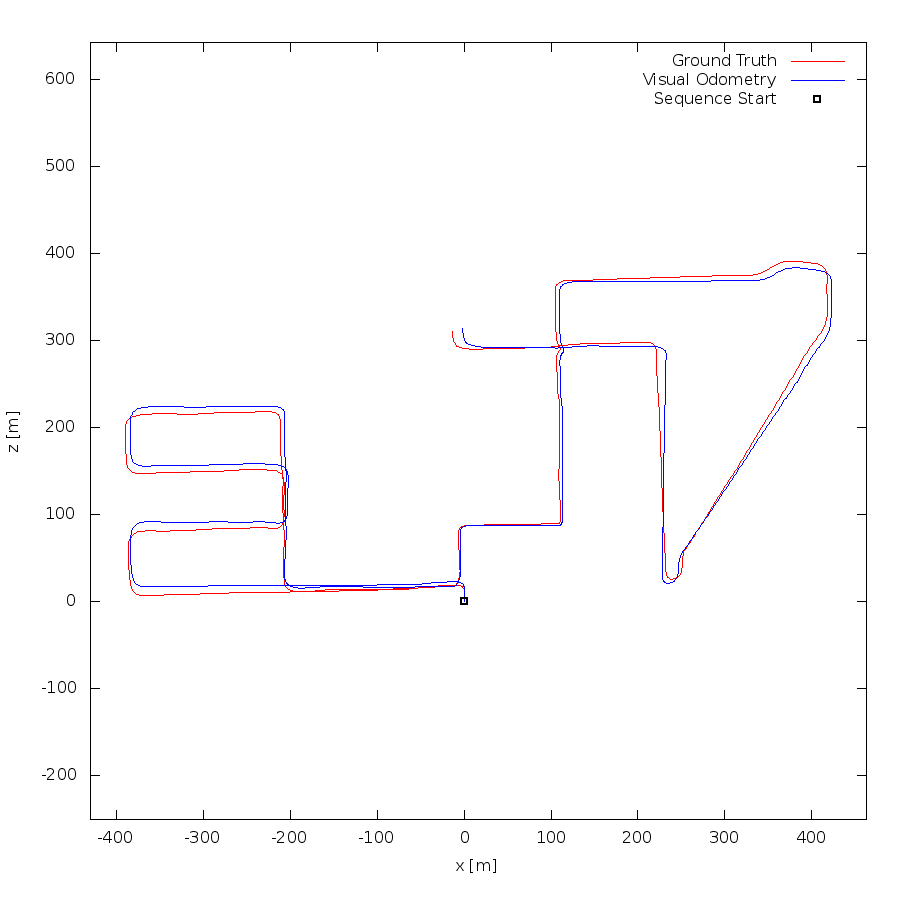

gnuplot code for this plot:
set term postscript eps enhanced color
set output "08.eps"
set size ratio -1
set xrange [-430:463]
set yrange [-251:642]
set xlabel "x [m]"
set ylabel "z [m]"
plot "08.txt" using 1:2 lc rgb "#FF0000" title 'Ground Truth' w lines,"08.txt" using 3:4 lc rgb "#0000FF" title 'Visual Odometry' w lines,"< head -1 08.txt" using 1:2 lc rgb "#000000" pt 4 ps 1 lw 2 title 'Sequence Start' w points
